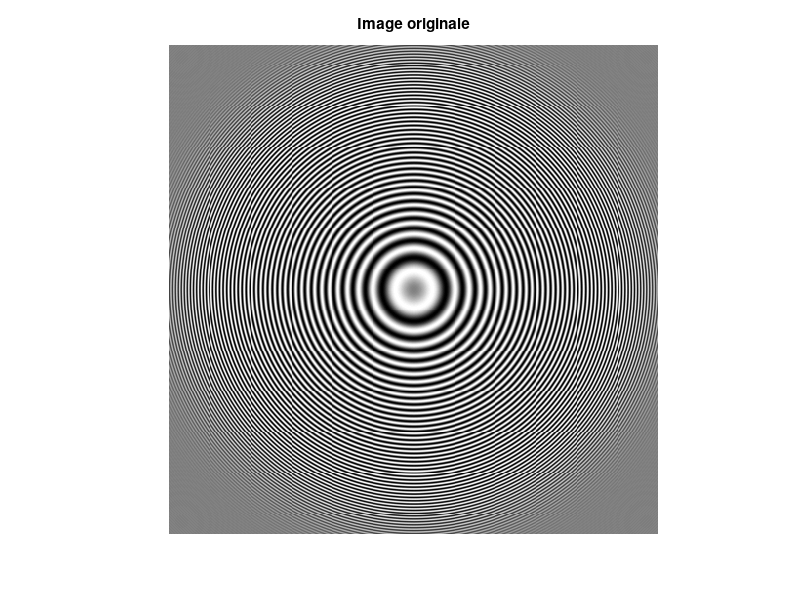
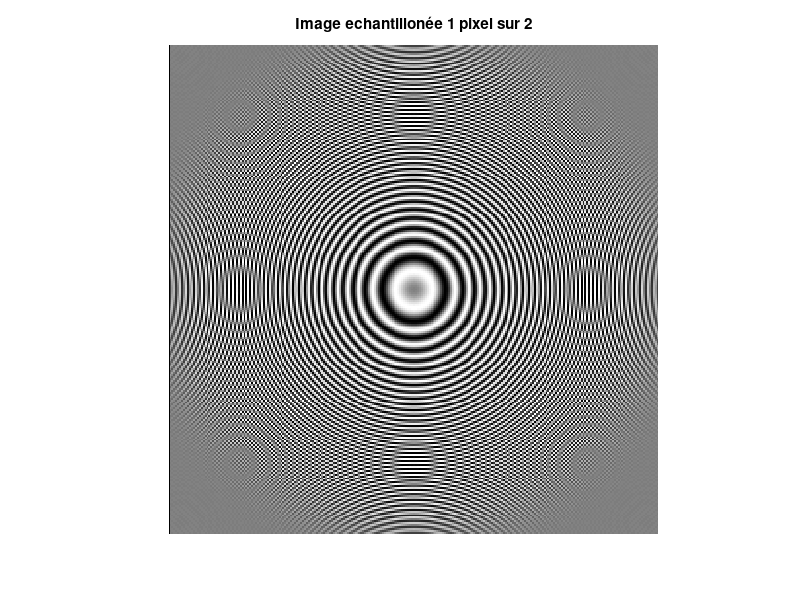
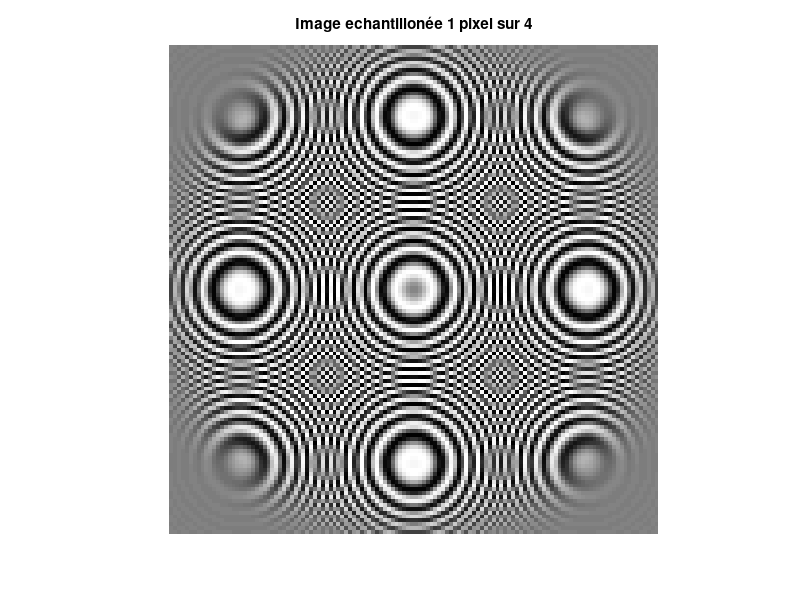
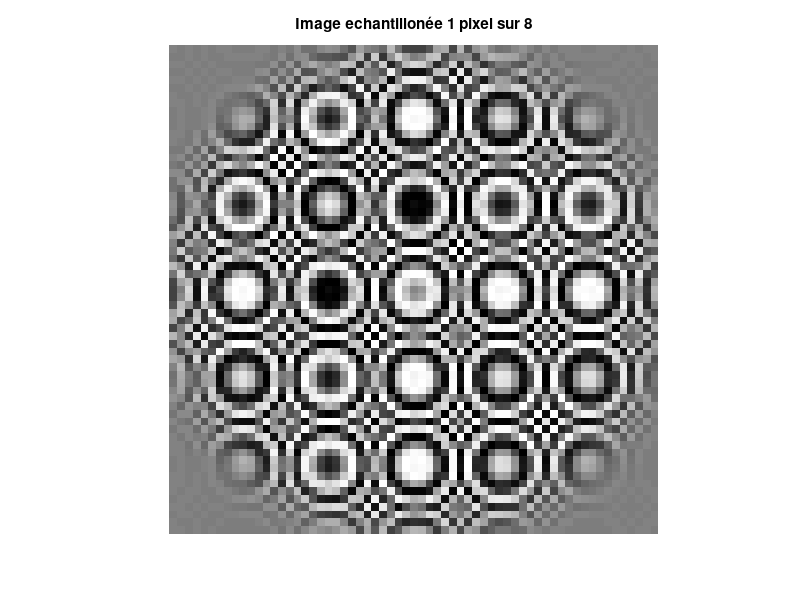

These charts were generated, in order, by the following MATLAB code:
%ALIASING
clear;
clc;
close all;

%Fonctions:

function I = imzoneplate(N)
%imzoneplate Zone plate test pattern
%
%   SYNTAX
%
%   I = imzoneplate
%   I = imzoneplate(N)
%
%   DESCRIPTION
%
%   I = imzoneplate creates a 501-by-501 zone plate test image. This is a
%   radially symmetric pattern with low frequencies in the middle and high
%   frequencies near the edge.
%
%   I = imzoneplate(N) creates an N-by-N zone plate test image.
%
%   EXAMPLES
%
%   Create a test image with the default size (501-by-501).
%
%       I = imzoneplate;
%       imshow(I)
%
%   Create a smaller test image and plot its cross-section.
%
%       I = imzoneplate(151);
%       plot(I(76,:))
%
%   REFERENCE
%
%   Practical Handbook on Image Processing for Scientific Applications, by
%   Bernd J�hne, CRC Press, 1997. See equation 10.63:
%
%   g({\bf x}) = g_0 \sin\left(\frac{k_m|{\bf x}|^2}{2r_m}\right) 
%   \left[\frac{1}{2} \tanh\left(\frac{r_m-|{\bf x}|}{w}\right) + 
%   \frac{1}{2}\right]
%
%   In this equation, g takes on values in the range [-1,1]. imzoneplate
%   returns I = (g+1)/2, which takes on values in the range [0,1].
%
%   See also http://blogs.mathworks.com/steve/2011/07/19/jahne-test-pattern-take-3/
%   Copyright 2012 The MathWorks, Inc.
%   Steven L. Eddins
if nargin < 1
    N = 501;
end
if rem(N,2) == 1
    x2 = (N-1)/2;
    x1 = -x2;
else
    x2 = N/2;
    x1 = -x2 + 1;
end
[x,y] = meshgrid(x1:x2);
r = hypot(x,y);
km = 0.7*pi;
rm = x2;
w = rm/10;
term1 = sin( (km * r.^2) / (2 * rm) );
term2 = 0.5*tanh((rm - r)/w) + 0.5;
g = term1 .* term2;
I = (g + 1)/2;

endfunction

function mat = gauss2d(mat, sigma, center)
gsize = size(mat);
[R,C] = ndgrid(1:gsize(1), 1:gsize(2));
mat = gaussC(R,C, sigma, center);
endfunction

function val = gaussC(x, y, sigma, center)
xc = center(1);
yc = center(2);
exponent = ((x-xc).^2 + (y-yc).^2)./(2*sigma);
val       = (exp(-exponent));
endfunction

function img = getImgCircle(n,m,radius)
    [col, row] = meshgrid(1:n, 1:m);
    centerX = n / 2 + 1;
    centerY = m / 2 + 1;
    circlePixels = (row - centerY).^2 + (col - centerX).^2 <= radius.^2;
    img = circlePixels * 255; %%Affiche en blanc
endfunction

function echIm = echantillonne(im, decimation)
 [M N Ch] = size(im);
 echIm = im(1:decimation:M, 1:decimation:N, :);
endfunction

function showEchantillonne(im)

	figure();
	imshow(im, []);
	title("Image originale");

	figure();
	imshow(echantillonne(im,2), []);
	title("Image echantillonée 1 pixel sur 2");

	figure();
	imshow(echantillonne(im,4), []);
	title("Image echantillonée 1 pixel sur 4");

	figure();
	imshow(echantillonne(im,8), []);
	title("Image echantillonée 1 pixel sur 8");

endfunction

%image cos horizontal
M = N = 2048;
T = 5;
imgCosH = ones(M,1) * cos(2 * pi * (1:N) / T);
%imshow(imgCosH);
%showEchantillonne(imgCosH);


%image cos décalé d'un angle
d=50;
teta=pi/4;
dx = floor(d * cos(teta));
dy = floor(d * sin(teta));
im = zeros(M,N);
xcentre = floor((M/2) + 1);
ycentre = floor((N/2) + 1);
im(xcentre, ycentre) = 255;
im(xcentre+dx, ycentre+dy) = 255;
im(xcentre-dx, ycentre-dy) = 255;

imgCosTeta = ifft2(im);
%imshow(abs(imgCosTeta),[]);


imgCircle = getImgCircle(512,512, 100);
%showEchantillonne(imgCircle);


Z = imzoneplate(501);
%imshow(echantillonne(Z, 8));

showEchantillonne(Z);
